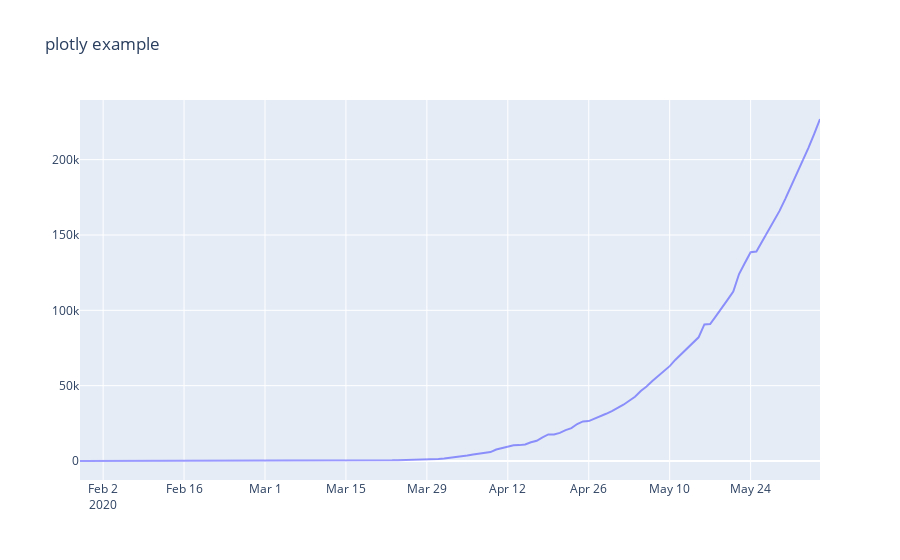

This figure's notebook cell:
### Code cell
import plotly.graph_objs as go
from plotly.offline import download_plotlyjs, init_notebook_mode, plot, iplot
init_notebook_mode(connected=True)

trace1 = go.Scatter(x=df.Datetime,
                    y=df.Confirmed,
                    name = "plotly example",
                    line = dict(color = 'blue'),
                    opacity = 0.4)

layout = dict(title='plotly example',)

fig = dict(data=[trace1], layout=layout)
iplot(fig)

### Figure 1 — Plotly figure (JSON) as saved in the notebook; plotly's stock layout.template omitted (floating-point values rounded to 4 significant figures; data arrays with more than 128 entries replaced by an {"elided": "..."} marker saying what was removed)
{"data": [{"line": {"color": "blue"}, "name": "plotly example", "opacity": 0.4, "type": "scatter", "x": {"elided": "129 str values"}, "y": {"elided": "129 int values"}}], "layout": {"title": {"text": "plotly example"}}}
